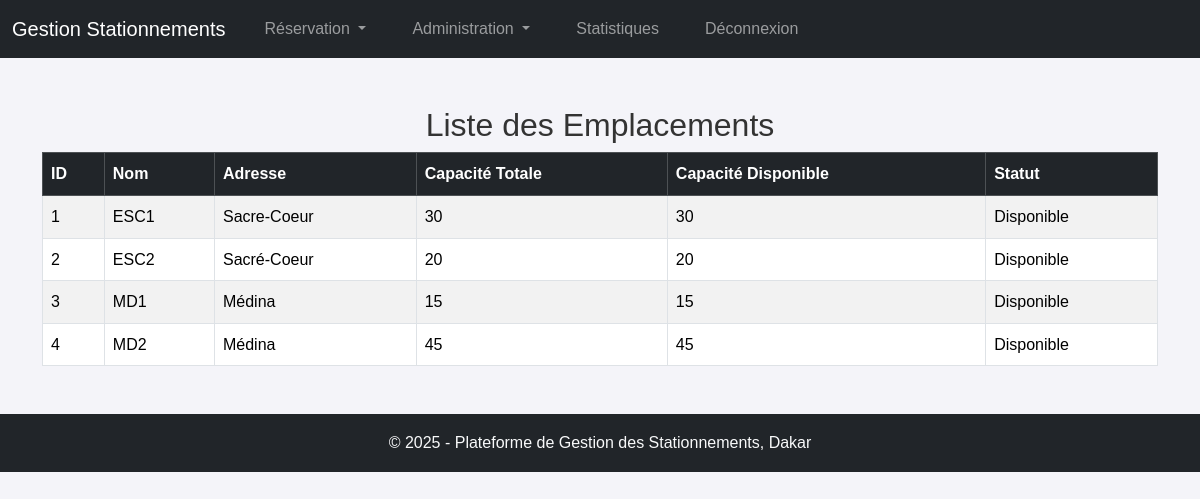
The app's page /consulter_disponibilite.php (signed in) with its own data.
### tables this page shows
CREATE TABLE IF NOT EXISTS `stationnement` (
  `idStationnement` int NOT NULL AUTO_INCREMENT,
  `nomEmplacement` varchar(150) DEFAULT NULL,
  `adresse` varchar(255) DEFAULT NULL,
  `capaciteTotale` int DEFAULT NULL,
  `capaciteDisponible` int DEFAULT NULL,
  PRIMARY KEY (`idStationnement`)
);

### consulter_disponibilite.php (the view, shortened to what this page needs)
<?php
$host = "localhost";
$dbname = "stationnement";
$username = "root";
$password = "";
$conn = mysqli_connect($host, $username, $password, $dbname);
$query = "
    SELECT
        s.idStationnement,
        s.nomEmplacement,
        s.adresse,
        s.capaciteTotale,
        s.capaciteDisponible,
        IF(s.capaciteDisponible > 0, 'Disponible', 'Complet') AS statut
    FROM stationnement s
    ORDER BY s.idStationnement;
";
$result = mysqli_query($conn, $query);
include 'header.php';
?>
    <div class="container my-5">
        <h2 class="text-center">Liste des Emplacements</h2>
        <table class="table table-bordered table-striped">
            <thead class="table-dark">
                <tr>
                    <th>ID</th>
                    <th>Nom</th>
                    <th>Adresse</th>
                    <th>Capacité Totale</th>
                    <th>Capacité Disponible</th>
                    <th>Statut</th>
                </tr>
            </thead>
            <tbody>
                <?php if (mysqli_num_rows($result) > 0) : ?>
                    <?php while ($row = mysqli_fetch_assoc($result)) : ?>
                        <tr>
                            <td><?= htmlspecialchars($row['idStationnement']); ?></td>
                            <td><?= htmlspecialchars($row['nomEmplacement']); ?></td>
                            <td><?= htmlspecialchars($row['adresse']); ?></td>
                            <td><?= htmlspecialchars($row['capaciteTotale']); ?></td>
                            <td><?= htmlspecialchars($row['capaciteDisponible']); ?></td>
                            <td>
                                <?= htmlspecialchars($row['statut']); ?>
                            </td>
                        </tr>
                    <?php endwhile; ?>
                <?php else : ?>
                    <tr>
                        <td colspan="6" class="text-center">Aucun emplacement disponible</td>
                    </tr>
                <?php endif; ?>
            </tbody>
        </table>
    </div>
    <footer class="bg-dark text-light text-center py-3">
        &copy; <?= date("Y"); ?> - Plateforme de Gestion des Stationnements, Dakar
    </footer>
</body>
</html>

### header.php (shortened to what this page needs)
<!DOCTYPE html>
<html lang="fr">
<head>
    <link href="https://cdn.jsdelivr.net/npm/bootstrap@5.3.2/dist/css/bootstrap.min.css" rel="stylesheet">
    <link rel="stylesheet" href="styles.css">
</head>
<body>
<nav class="navbar navbar-expand-lg navbar-dark bg-dark">
    <div class="container-fluid">
        <a class="navbar-brand" href="accueil.php">Gestion Stationnements</a>
        <div class="collapse navbar-collapse" id="navbarNav">
            <ul class="navbar-nav me-auto">
                <li class="nav-item dropdown">
                    <a class="nav-link dropdown-toggle" href="#" id="navbarDropdownReservation" role="button" data-bs-toggle="dropdown" aria-expanded="false">
                        Réservation
                    </a>
                </li>
                <li class="nav-item dropdown">
                    <a class="nav-link dropdown-toggle" href="#" id="navbarDropdownAdministration" role="button" data-bs-toggle="dropdown" aria-expanded="false">
                        Administration
                    </a>
                </li>
                <li class="nav-item">
                    <a class="nav-link" href="statistiques.php">Statistiques</a>
                </li>
                <li class="nav-item">
                    <a class="nav-link" href="logout.php">Déconnexion</a>
                </li>
            </ul>
        </div>
    </div>
</nav>

### styles.css (style rules this page uses)
body { font-family: Arial, sans-serif; margin: 0; padding: 0; line-height: 1.6; background-color: #f4f4f9; color: #333; }
nav { background: #333; color: white; }
nav ul { display: flex; justify-content: center; list-style: none; padding: 0; margin: 0; }
nav ul li { margin: 0 15px; }
nav ul li a { color: white; text-decoration: none; padding: 10px 15px; }
footer { text-align: center; padding: 10px; background: #333; color: white; position: relative; bottom: 0; width: 100%; }

### records on screen
stationnement: idStationnement "1", nomEmplacement "ESC1", adresse "Sacre-Coeur", capaciteTotale "30", capaciteDisponible "30", statut "Disponible"
stationnement: idStationnement "2", nomEmplacement "ESC2", adresse "Sacré-Coeur", capaciteTotale "20", capaciteDisponible "20", statut "Disponible"
stationnement: idStationnement "3", nomEmplacement "MD1", adresse "Médina", capaciteTotale "15", capaciteDisponible "15", statut "Disponible"
stationnement: idStationnement "4", nomEmplacement "MD2", adresse "Médina", capaciteTotale "45", capaciteDisponible "45", statut "Disponible"
